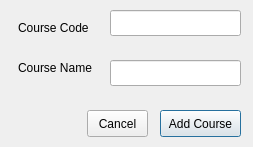
<?xml version="1.0" encoding="UTF-8"?>
<ui version="4.0">
 <class>AddCourseWindow</class>
 <widget class="QDialog" name="AddCourseWindow">
  <property name="geometry">
   <rect>
    <x>0</x>
    <y>0</y>
    <width>253</width>
    <height>147</height>
   </rect>
  </property>
  <property name="windowTitle">
   <string>Add New Course</string>
  </property>
  <widget class="QLabel" name="coueseCodeLbl">
   <property name="geometry">
    <rect>
     <x>18</x>
     <y>20</y>
     <width>81</width>
     <height>16</height>
    </rect>
   </property>
   <property name="text">
    <string>Course Code</string>
   </property>
  </widget>
  <widget class="QLineEdit" name="courseNameEdit">
   <property name="geometry">
    <rect>
     <x>110</x>
     <y>60</y>
     <width>131</width>
     <height>26</height>
    </rect>
   </property>
  </widget>
  <widget class="QLabel" name="courseNameLbl">
   <property name="geometry">
    <rect>
     <x>18</x>
     <y>60</y>
     <width>81</width>
     <height>16</height>
    </rect>
   </property>
   <property name="text">
    <string>Course Name</string>
   </property>
  </widget>
  <widget class="QLineEdit" name="courseCodeEdit">
   <property name="geometry">
    <rect>
     <x>110</x>
     <y>10</y>
     <width>131</width>
     <height>26</height>
    </rect>
   </property>
  </widget>
  <widget class="QPushButton" name="saveCourseButton">
   <property name="geometry">
    <rect>
     <x>160</x>
     <y>110</y>
     <width>81</width>
     <height>27</height>
    </rect>
   </property>
   <property name="text">
    <string>Add Course</string>
   </property>
  </widget>
  <widget class="QPushButton" name="cancelButton">
   <property name="geometry">
    <rect>
     <x>87</x>
     <y>110</y>
     <width>61</width>
     <height>27</height>
    </rect>
   </property>
   <property name="text">
    <string>Cancel</string>
   </property>
  </widget>
 </widget>
 <resources/>
 <connections/>
</ui>
